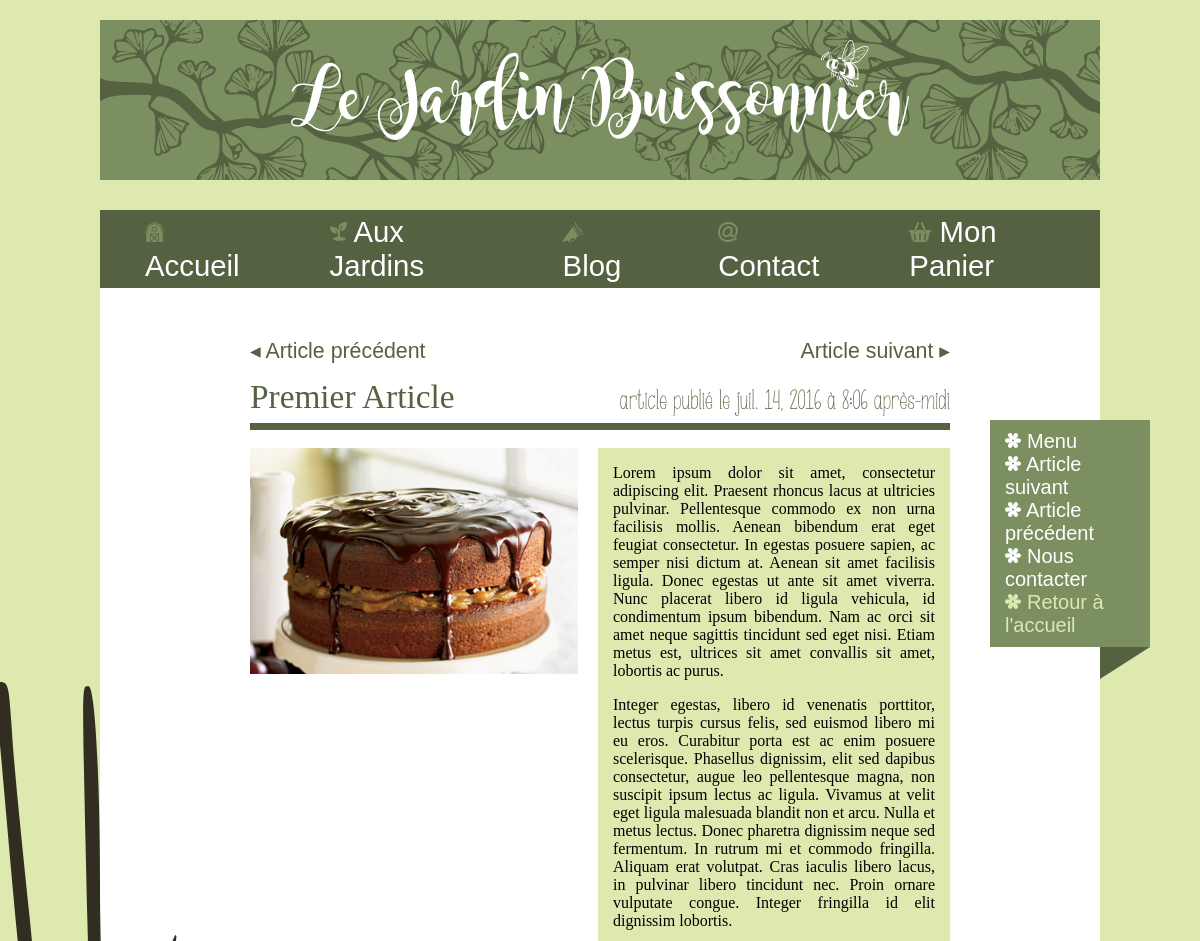
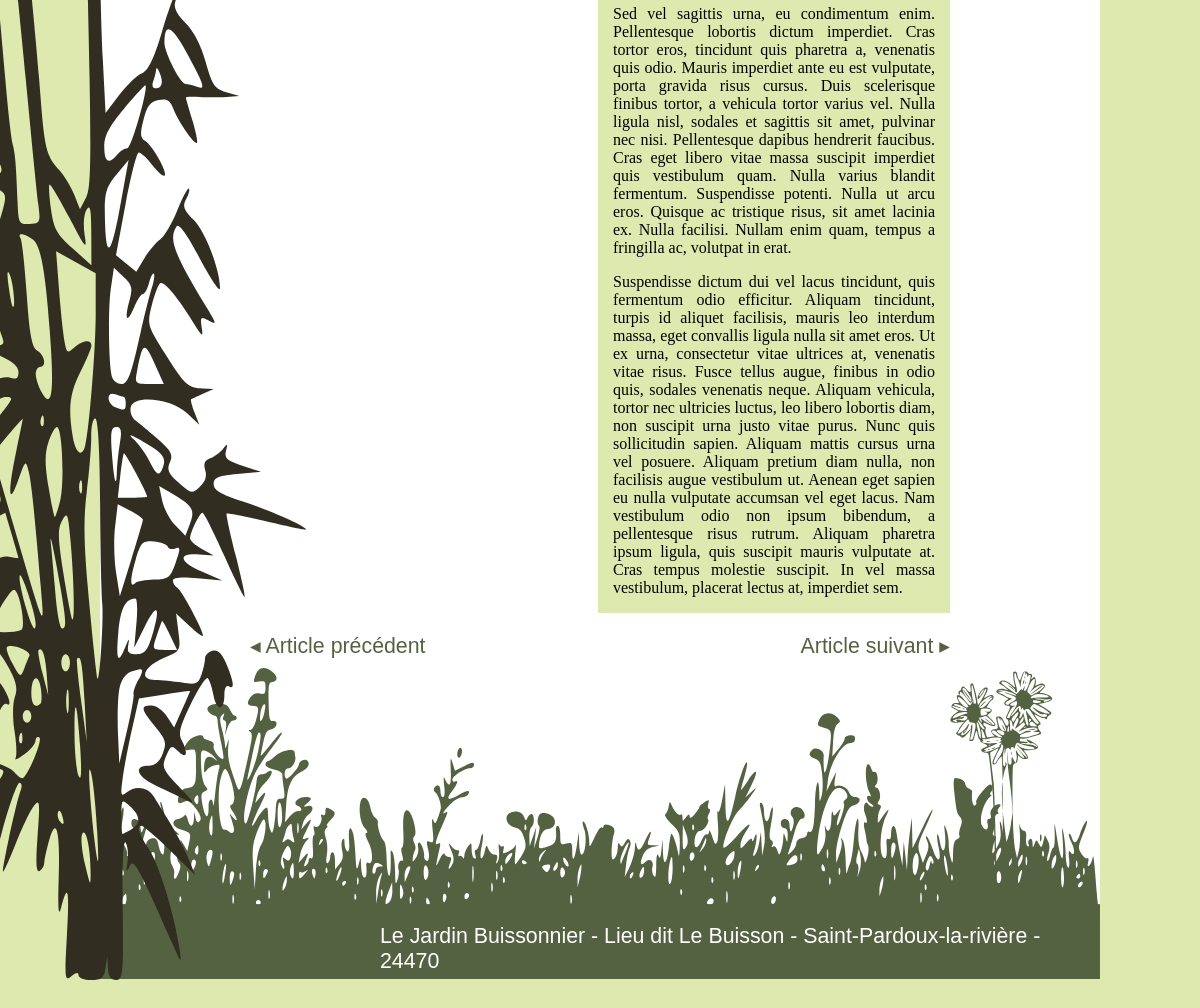
/blog/article/1, run on the app's committed database (2 pictures, top to bottom).
### blog/models.py (models this page shows, shortened)
class Article(models.Model):
    titre = models.CharField(max_length=100)
    contenu = models.TextField(null=True)
    date = models.DateTimeField(auto_now_add=True, auto_now=False,
                                verbose_name="Date de parution")
    photo = models.ImageField()
    categorie = models.ForeignKey('Categorie')

### blog/views.py (the view)
# urls.py: url(r'^article/(?P<id>\d+)$', 'lire'),
def lire(request, id):
    article = get_object_or_404(Article, id=id)
    return render(request, 'blog/blog_lire.html', {'article':article})

### blog/templates/blog/blog_lire.html (shortened to what this page needs)
{% extends "base.html" %}
{% load staticfiles %}
{% block content %}
 <div style="padding-left:150px; padding-right:150px;">
 <div class="div_container">
    <span class="nav_article"> &#9666; Article précédent </span>
    <span class="nav_article"> Article suivant &#9656;</span>
 </div>
 <div class="div_container_flex_end">
 <p class="titre_article">{{ article.titre }}</p>
 <p class="publication_article">article publié le {{ article.date|date:"DATE_FORMAT" }} à {{ article.date|date:"TIME_FORMAT" }}</p>
</div>
 <div class="ligne_verte"> &nbsp; </div>
 <div class="div_container">
<img src="{{ article.photo.url }}" class="photos_article"/>
<div class="contenu_article">{{ article.contenu|linebreaks }}</div>
 </div>
  <div class="div_container" style="padding-top:20px;">
    <span class="nav_article"> &#9666; Article précédent </span>
    <span class="nav_article"> Article suivant &#9656; </span>
 </div>
</div>
{% endblock %}

### templates/base.html (shortened to what this page needs)
<!DOCTYPE html>
<html>
<head>
    {% load staticfiles %}
    <link href="{% static 'css/style.css' %}" rel="stylesheet">
</head>
<body>
<header>
    <div id="entete">
        <img src="{% static 'img/entete.svg' %}" alt="Le jardin buissonnier" id="entete_image"/>
    </div>
</header>
<div id="conteneur">
<div id="menu">
<nav class="menu_nav">
{% block nav %}
<a href="{% url "accueil.views.page_accueil" %}"><div class="element_menu"> <img src="{% static 'img/accueil.svg' %}" alt="icone accueil" class="icone_menu" />  Accueil</div></a>
<a href="{% url "jardins.views.jardin_accueil" %}" ><div class="element_menu"> <img src="{% static 'img/auxjardins.svg' %}" alt="icone accueil" class="icone_menu"/> Aux Jardins</div></a>
<a href="{% url "blog.views.accueil" %}"><div class="element_menu"> <img src="{% static 'img/blog.svg' %}" alt="icone accueil" class="icone_menu" /> Blog</div></a>
<a href="{% url "contact.views.contact" %}" ><div class="element_menu"> <img src="{% static 'img/contact.svg' %}" alt="icone accueil" class="icone_menu" /> Contact</div></a>
<a href="#" ><div class="element_menu"> <img src="{% static 'img/monpanier.svg' %}" alt="icone accueil" class="icone_menu" /> Mon Panier</div></a>
{% endblock %}
</nav>
</div>
    <div id="Global">
        {% block content %}{% endblock%}
    </div>
    {% block aside %}
    <div id="box_menu_lat">
    <div class="menu_lateral">
    <nav class="menu_lat_nav">
    {% block menu_lat %}
    <a href="#"> <div class="e_menu_lat"> <img src="{% static 'img/fleur.svg' %}" class="i_menu_lat"/> Menu</div></a>
    <a href="#"> <div class="e_menu_lat"> <img src="{% static 'img/fleur.svg' %}" class="i_menu_lat"/> Article suivant</div></a>
    <a href="#"> <div class="e_menu_lat"> <img src="{% static 'img/fleur.svg' %}" class="i_menu_lat"/> Article précédent</div></a>
    <a href="#"> <div class="e_menu_lat"> <img src="{% static 'img/fleur.svg' %}" class="i_menu_lat"/> Nous contacter</div></a>
    <a href="#"> <div class="e_menu_lat" style="color: #dde9af;;"> <img src="{% static 'img/fleur_verte.svg' %}" class="i_menu_lat"/> Retour à l'accueil</div></a>
    {% endblock %}
    </nav>
    </div>
    <span class="triangle_lat"> <img src="{% static 'img/triangle.svg' %}" alt="" style="width:50px; height: auto;"/></span>
    </div>
    {% endblock%}
    <footer>
        <span id="pied"> Le Jardin Buissonnier - Lieu dit Le Buisson - Saint-Pardoux-la-rivière - 24470 </span>
    </footer>
    <div id="bambou"> <img src="{% static 'img/bambou.svg' %}" alt="" /> </div>
</div>
</body>
</html>

### static/css/style.css (style rules this page uses)
body { background:#dde9af; }
footer { position:relative; background-image:url(../img/pied_page.svg); background-repeat: no-repeat; background-position: center bottom; background-size: 100% auto; height: 320px; }
#pied { font-family: 'LeagueGothic', sans-serif; color: white; position : absolute; bottom: 5px; font-size:16pt; left:280px; }
#conteneur { width: 70%; height: auto; max-width:1000px; min-width:1000px; margin: -20px auto 50px auto; background:white; position:relative; }
p { text-align: justify; }
#entete { width: 70%; max-width:1000px; min-width:1000px; margin: 20px auto 50px auto; height: 160px; display: flex; justify-content: center; align-items: center; background-image:url(../img/entete_fond.svg); }
#entete_image { position: relative; width:auto; height: 100px; top: -10px; }
#menu { position: relative; z-index: 2; }
#bambou { z-index: 1; position: absolute; bottom: -5px; left:-326px; }
.menu_nav { background:#556242; font-family: 'LeagueGothic', sans-serif; font-size:22pt; color:#ffffff; display: flex; justify-content: center; align-items: center; }
.element_menu { margin : 5px; margin-left: 45px; margin-right: 45px; flex-grow:1; }
nav a { text-decoration:none; color:#ffffff; }
.icone_menu { height:20px; width: auto; }
#Global { padding-top:50px; }
.titre_article { font-family: 'LeagueGothic'; color: #556242; font-size:25pt; margin: 0; margin-top:15px; }
.publication_article { font-family: 'KGSomebody'; color: #556242; font-size:16pt; }
.ligne_verte { width:100%; border-top: solid #556242 7px; }
.contenu_article { background:#dde9af; padding : 15px; margin-left: 20px; padding-top:0px; padding-bottom:0px; }
.photos_article { width: 328px; height: auto; }
.div_container { display:flex; justify-content : space-between; align-items: flex-start; }
.div_container_flex_end { display:flex; justify-content : space-between; align-items: flex-end; }
.div_container_flex_end p { padding-bottom: 7px; padding-top:14px; margin: 0; }
.nav_article { color: #556242; text-decoration: none; font-family: 'LeagueGothic', sans-serif; font-size:16pt; }
#box_menu_lat { position: absolute; float: right; display: flex; flex-direction: column; align-items: flex-end; width:180px; right: -50px; top: 210px; }
.menu_lateral { position: relative; top:0; background-color:#7c8f60; width:160px; padding-left:15px; padding-bottom:10px; padding-top:10px; float: right; box-sizing: border-box; }
.menu_lat_nav { font-family: 'LeagueGothic', sans-serif; font-size:15pt; color:#ffffff; display: flex; flex-direction: column; align-items: flex-start; }
.triangle_lat { float:right; }

### data on the page
Article: titre "Premier Article", date "juil. 14, 2016", date "8:06 après-midi", photo (picture), contenu "Lorem ipsum dolor sit amet, consectetur adipiscing elit. Praesent rhoncus lacus at ultricies pulvinar. Pellentesque commodo ex non urna facilisis mollis. Aenean bibendum erat eget feugiat consectetur. In egestas posuere sapien, ac semper nisi dictum at. Aenean sit amet facilisis ligula. Donec egestas ut ante sit amet viverra. Nunc placerat libero id ligula vehicula, id condimentum ipsum bibendum. Nam ac orci sit amet neque sagittis tincidunt sed eget nisi. Etiam metus est, ultrices sit amet convallis sit amet, lobortis ac purus. Integer egestas, libero id venenatis porttitor, lectus turpis cursus felis, sed euismod libero mi eu eros. Curabitur porta est ac enim posuere scelerisque.…"
